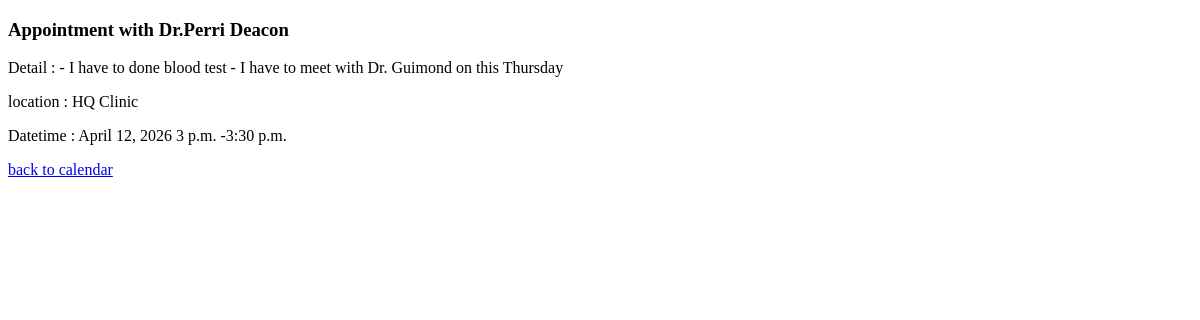
Screenshot of /event/calendar/info/2/ with the database file from the repository.
### event/models.py (models this page shows, shortened)
class MyEvent(models.Model):
    title = models.CharField(max_length=255)
    description = models.TextField()
    location = models.CharField(max_length=255)
    date = models.DateField()
    start_time = models.TimeField(blank=True, null=True)  # เวลาเริ่ม
    end_time = models.TimeField(blank=True, null=True)

### event/views.py (the view)
# urls.py: path('calendar/info/<int:id>/', views.event_detail, name='event_detail')
def event_detail(request, id):
    content = get_object_or_404(MyEvent, id=id)
    context = { 'content': content }
    template = loader.get_template('event_description.html')
    return HttpResponse(template.render(context, request))

### event/templates/event_description.html (shortened to what this page needs)
{% extends 'event_master.html' %}
{% block content %}
<h3>{{ content.title }}</h3>
<p> Detail : {{ content.description }}</p>
<p> location : {{ content.location }}</p>
<p> Datetime : {{ content.date }} {% if content.start_time %} {{ content.start_time }} {% endif %} {% if content.end_time %}-{{ content.end_time }} {% endif %}</p>
<a href="{% url 'event_calendar' %}"">back to calendar</a>
{% endblock %}

### event/static/event/style.css (style rules this page uses)
* { box-sizing: border-box; }

### rows the page displays
MyEvent: title "Appointment with Dr.Perri Deacon", description "- I have to done blood test - I have to meet with Dr. Guimond on this Thursday", location "HQ Clinic", date "April 12, 2026", start_time "3 p.m.", end_time "3:30 p.m."
